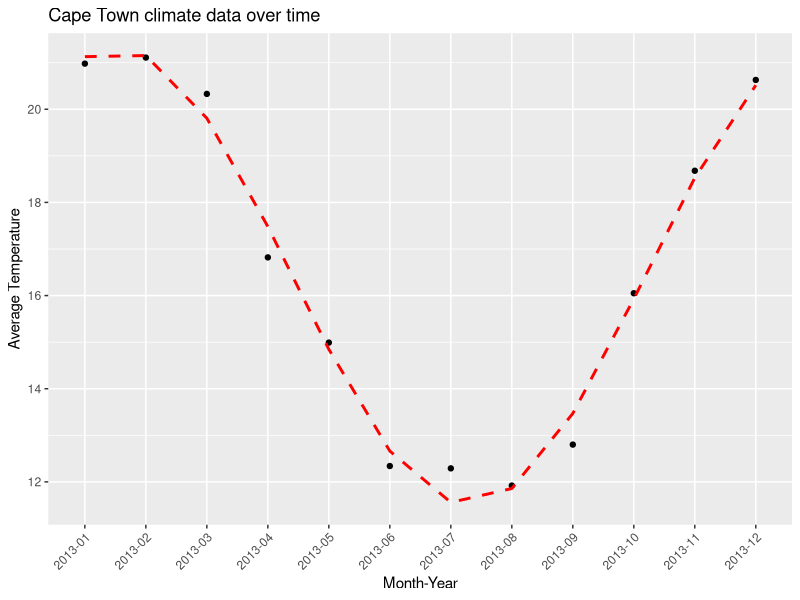
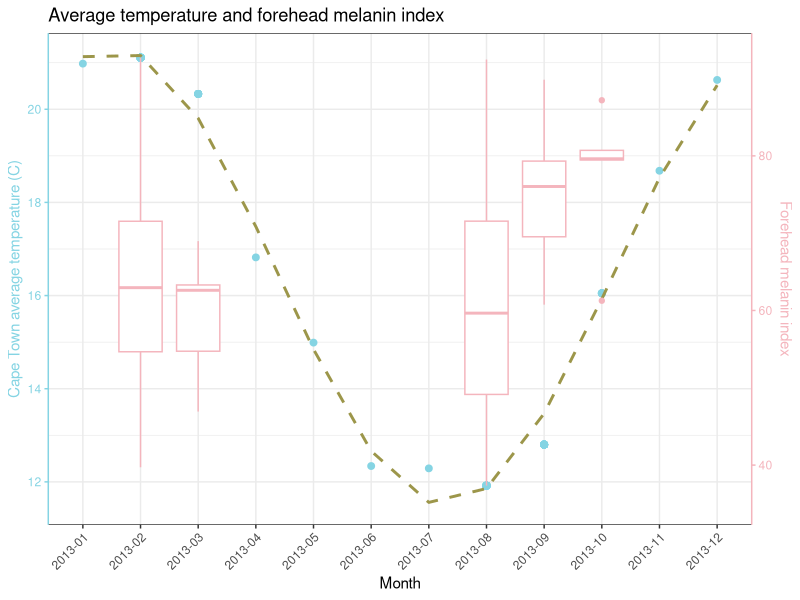
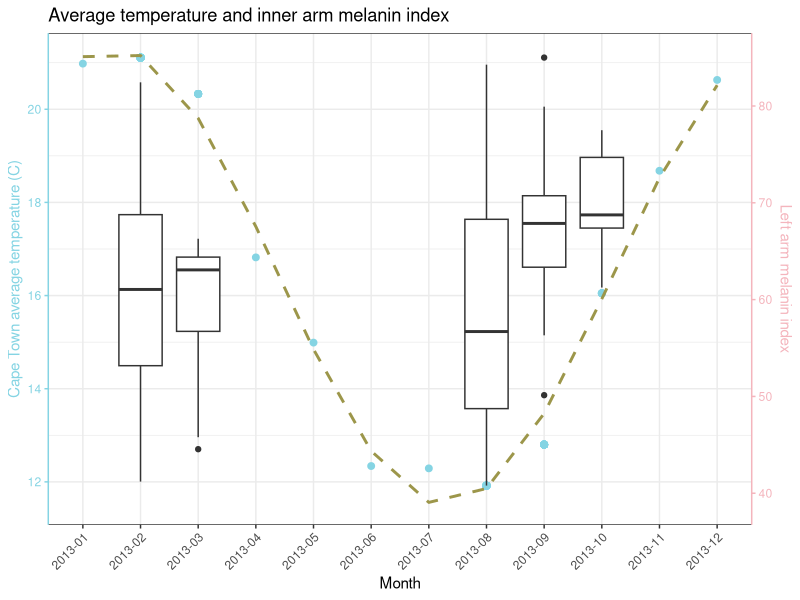

The R script that drew these images, in order:
## ---- chunk 1
library(readr)
library(tidyverse)
library(ggplot2)
## ---- chunk 2
climate_data <- read_csv("data/climate_data.csv")

colnames(climate_data) <- c("month", "year", "avg_temp", 
                            "hist_avg", "max_temp", "min_temp", 
                            "hist_max", "hist_min", "date", "month_year")

climate_data$month <- factor(climate_data$month, 
                   levels = c("January", "February", "March", "April", "May", "June", 
                              "July", "August", "September", "October", "November", "December"), 
                   ordered = TRUE)

climate_data$month_numeric <- as.numeric(climate_data$month)

climate_data <- climate_data %>% 
  mutate(date = as.Date(paste(year, month_numeric, "01", sep = "-"), format="%Y-%m-%d"),
         month_year = format(as.Date(date), "%Y-%m"))

climate_data_2013 <- climate_data %>%
  filter(year == 2013)

climate_data_2013 <- climate_data_2013 %>%
  mutate(time = as.numeric(as.factor(month_year))) 

cos_model <- nls(avg_temp ~ A * cos(B * time + C) + D,
  data = climate_data_2013,
  start = list(A = 10, B = 0.5, C = 0, D = mean(climate_data_2013$avg_temp)),
  control = list(maxiter = 1000))

climate_data_2013$fit <- predict(cos_model)

ggplot(climate_data_2013, aes(x = month_year, y = avg_temp)) +  # Use numeric time for proper ordering
  geom_point() +
  geom_line(aes(y = fit, group = 1), color = "red", linetype = "dashed", linewidth = 1) +  # Cosine fit
  theme(axis.text.x = element_text(angle = 45, hjust = 1)) +
  labs(x = "Month-Year",
    y = "Average Temperature",
    title = "Cape Town climate data over time")
## ---- chunk 3
reflectance_data <- read_csv("data/ScreeningDataCollection_processed.csv")
reflectance_data_dates <- reflectance_data %>%
  select(c("TodayDate", "ParticipantCentreID", "Season"))
final_medians <- read_csv("data/ScreeningDataCollection_mediansWide.csv")

final_medians <- left_join(final_medians, reflectance_data_dates, by = c("ParticipantCentreID", "Season"))

final_medians <- final_medians %>%
  mutate(month_year = format(as.Date(TodayDate), "%Y-%m"))

merged_data <- left_join(climate_data_2013, final_medians, by = "month_year")

primary_axis <- c(min(merged_data$avg_temp, na.rm = T), max(merged_data$avg_temp, na.rm = T))
secondary_axis <- c(min(merged_data$Forehead_M, na.rm = T), max(merged_data$Forehead_M, na.rm = T))

b <- diff(primary_axis) / diff(secondary_axis)
a <- primary_axis[1] - b * secondary_axis[1]

ggplot(merged_data, aes(x = month_year, y = avg_temp)) +
      geom_point(color = "#85D4E3", size = 2) +
      geom_line(aes(y = fit, group = 1), color = "#9C964A", linetype = "dashed", linewidth = 1) +
      geom_boxplot(aes(y = a + Forehead_M * b), color = "#F4B5BD") +
      scale_y_continuous(
        bquote('Cape Town average temperature (C)'), 
        sec.axis = sec_axis(~ (. - a) / b, name = bquote('Forehead melanin index'))
      ) +
      xlab("Month") +
      theme_bw() +
      theme(axis.text.x = element_text(angle = 45, hjust = 1)) +
      theme(
        axis.line.y.right = element_line(color = "#F4B5BD"), 
        axis.ticks.y.right = element_line(color = "#F4B5BD"),
        axis.text.y.right = element_text(color = "#F4B5BD"), 
        axis.title.y.right = element_text(color = "#F4B5BD"),
        axis.line.y.left = element_line(color = "#85D4E3"), 
        axis.ticks.y.left = element_line(color = "#85D4E3"),
        axis.text.y.left = element_text(color = "#85D4E3"), 
        axis.title.y.left = element_text(color = "#85D4E3")
      ) +
      ggtitle("Average temperature and forehead melanin index")
      coord_cartesian(ylim = primary_axis)
## ---- chunk 4
primary_axis <- c(min(merged_data$avg_temp, na.rm = T), max(merged_data$avg_temp, na.rm = T))
secondary_axis <- c(min(merged_data$LeftUpperInnerArm_M, na.rm = T), max(merged_data$LeftUpperInnerArm_M, na.rm = T))

b <- diff(primary_axis) / diff(secondary_axis)
a <- primary_axis[1] - b * secondary_axis[1]

ggplot(merged_data, aes(x = month_year, y = avg_temp)) +
      geom_point(color = "#85D4E3", size = 2) +
      geom_line(aes(y = fit, group = 1), color = "#9C964A", linetype = "dashed", size = 1) +
      geom_boxplot(aes(y = a + LeftUpperInnerArm_M * b)) +
      scale_y_continuous(
        bquote('Cape Town average temperature (C)'), 
        sec.axis = sec_axis(~ (. - a) / b, name = bquote('Left arm melanin index'))
      ) +
      xlab("Month") +
      theme_bw() +
      theme(axis.text.x = element_text(angle = 45, hjust = 1)) +
      theme(
        axis.line.y.right = element_line(color = "#F4B5BD"), 
        axis.ticks.y.right = element_line(color = "#F4B5BD"),
        axis.text.y.right = element_text(color = "#F4B5BD"), 
        axis.title.y.right = element_text(color = "#F4B5BD"),
        axis.line.y.left = element_line(color = "#85D4E3"), 
        axis.ticks.y.left = element_line(color = "#85D4E3"),
        axis.text.y.left = element_text(color = "#85D4E3"), 
        axis.title.y.left = element_text(color = "#85D4E3")
      ) +
      ggtitle("Average temperature and inner arm melanin index")
      coord_cartesian(ylim = primary_axis)
